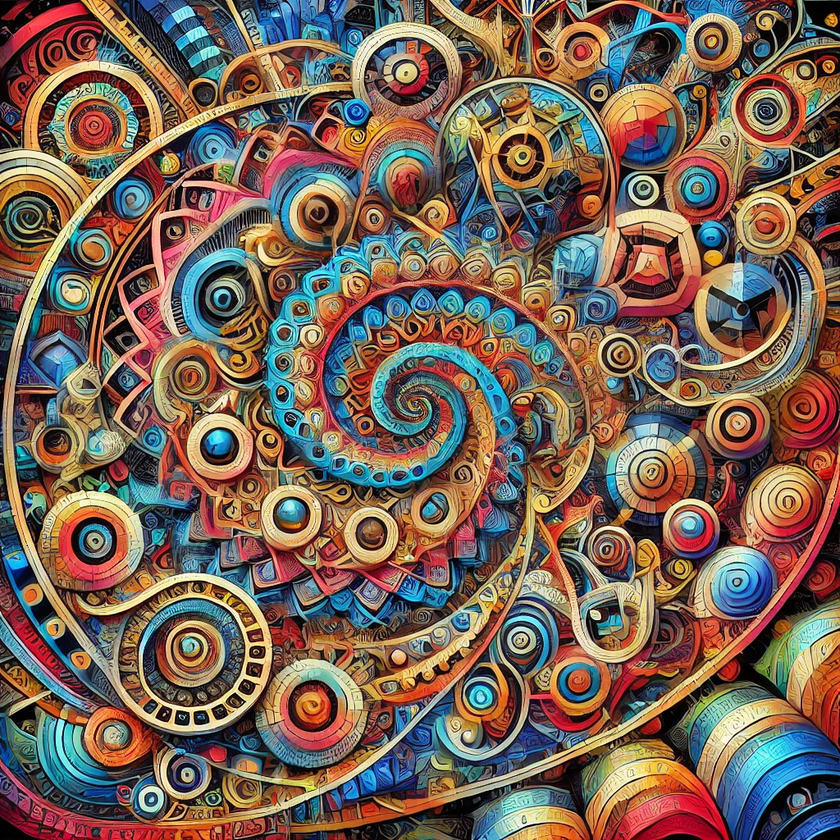
#> input picture dalle_image.png, 840 x 840 px, shrunk from 1024 x 1024 before the run; the run also reads 1 picture not shown here
$ python image_comparison_plot.py
#> lines starting #> are read from the running program, lines starting #| are printed output that depends on the picture
import matplotlib.pyplot as plt
from PIL import Image

# Load images
image1 = Image.open('dalle_image.png')
#> image1 is the input picture: PIL image 840x840 RGB; mean R, G, B 120.3, 99.2, 85.7
image2 = Image.open('output_image_lsb.png')
image3 = Image.open('highlighted_altered_pixels_lsb.png')  # Load the third image
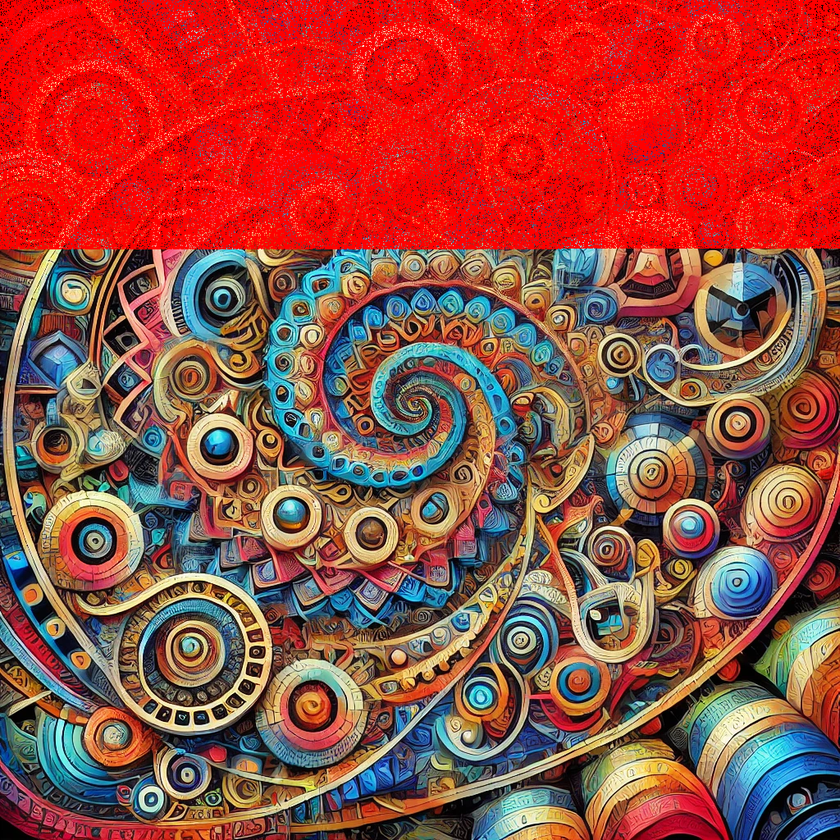
#> input picture highlighted_altered_pixels_lsb.png, 840 x 840 px, shrunk from 1024 x 1024 before the run
#> image3 is the input picture: PIL image 840x840 RGB; mean R, G, B 154.1, 74.4, 64.6

# Create a figure with three subplots side by side
fig, axes = plt.subplots(1, 3, figsize=(15, 5))

# Display the first image in the first subplot with a label
axes[0].imshow(image1)
axes[0].set_title('Original Image')  # Set label for the first image
axes[0].axis('off')  # Hide the axis

# Display the second image in the second subplot with a label
axes[1].imshow(image2)
axes[1].set_title('Stego-image with hidden data')  # Set label for the second image
axes[1].axis('off')  # Hide the axis

# Display the third image in the third subplot with a label
axes[2].imshow(image3)
axes[2].set_title('Stego image showing which pixels\n have been altered to hide the text')  # Set label for the third image
axes[2].axis('off')  # Hide the axis

# Show the plot
plt.show()
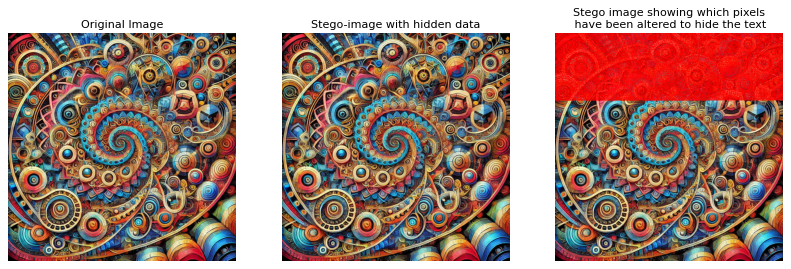
#> figure drawn by matplotlib, 3 panels
